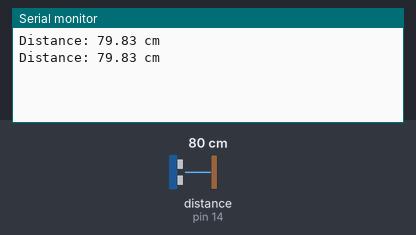
Simulated run of this sketch. Board: Arduino Uno, built with avr-gcc and run on an emulated ATmega328P. Parts: the last lines printed to the serial monitor. Wiring (inferred from the names in the program): ultrasonic range finder: trigger pin 13; echo pin 14. Inputs (shaded band) come from the test bench; at power-on: distance to the obstacle (sensor on pin 14) 80 cm. The echo pulse lasts 58.3 µs per cm.

Above: at 2.8 s.
2.9 s: distance to the obstacle (sensor on pin 14) set to 2 cm
At 3.8 s:
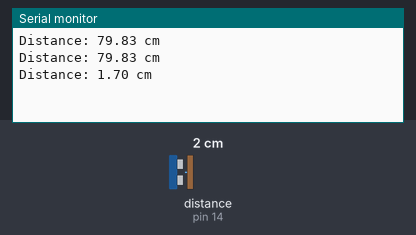
4.4 s: distance to the obstacle (sensor on pin 14) set to 4 cm
At 5.6 s:
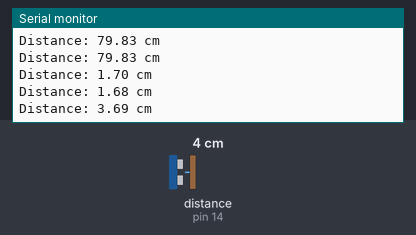
Timing chart, 0 to 7.4 s (numbered marks = the images above; inputs shaded):
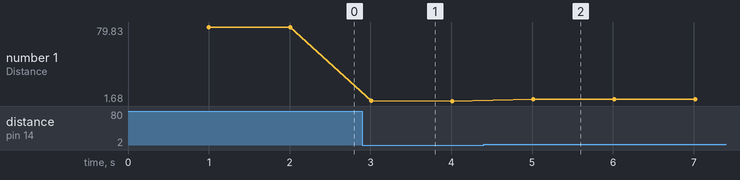

Measured:
- after the input at 2.9 s, the serial monitor: prints a new line after 0.11 s (image 1)
- after the input at 4.4 s, the serial monitor: prints a new line after 0.61 s (image 2)
- plotted number 1: 79.83 → 1.68 after the input at 2.9 s, 1.68 → 3.69 after the input at 4.4 s

The sketch:

ultraSonicSensor.ino
```cpp
#define echo_pin 14
#define trig_pin 13
#define MAX_DISTANCE 700

float time_out = MAX_DISTANCE * 58.2;  // Time-out calculation adjusted for distance in cm
int sound_velocity = 340;  // Not needed in this calculation since pulseIn already gives time in microseconds

void setup() {
  pinMode(echo_pin, INPUT);
  pinMode(trig_pin, OUTPUT);
  Serial.begin(115200);
}

void loop() {
  delay(1000);
  Serial.print("Distance: ");
  Serial.print(getSonar());
  Serial.println(" cm");
}

float getSonar() {
  unsigned long pingTime;
  float distance;
  digitalWrite(trig_pin, LOW);
  delayMicroseconds(2);
  digitalWrite(trig_pin, HIGH);
  delayMicroseconds(10);
  digitalWrite(trig_pin, LOW);

  pingTime = pulseIn(echo_pin, HIGH, time_out);
  if (pingTime == 0) {
    return 0;  // Indicates out of range
  }
  distance = pingTime / 58.2;  // Convert time to distance
  return distance;
}
```
